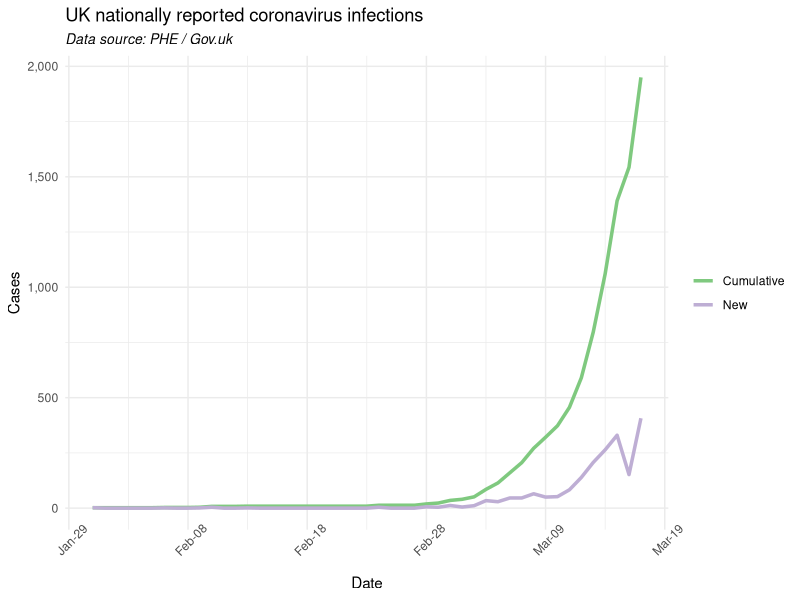

R code for this plot: (Note: this script raises an error after producing the figure.)

# Load packages
lapply(c("Cairo", "datapasta", "dplyr", "tsibble", "fable", "fabletools",
         "lubridate", "ggplot2", "tidyr", "scales"),
       require,
       character.only=TRUE)

# Set ggplot defaults
theme_set(
  theme_minimal() +
    theme(legend.position = "right",
          plot.subtitle = element_text(face = "italic"
                                       , family = "sans"
                                       , size=10))
)


# Import and format date, sources from gov.uk/. PHE site on 18/03/2020
cases <- read.csv("DailyConfirmedCases.csv", stringsAsFactors = FALSE)
colnames(cases) <- c("dt", "New", "Cumulative")
cases$dt <- as.Date(cases$dt, "%d/%m/%Y")

# Strip commas out of thousands (Excel, honestly...)
cases$Cumulative <- as.integer(gsub(",", "", cases$Cumulative))


# Quick plot of cases
cases %>% 
  pivot_longer(cols = -dt
               , values_to = "cases"
               , names_to = "type") %>% 
  ggplot(aes(x=dt, y=cases, col=factor(type)))+
  geom_line(size=1.2)+
  labs(title= "UK nationally reported coronavirus infections",
       subtitle = "Data source: PHE / Gov.uk",
       x = "Date", y = "Cases") +
  scale_color_brewer(type="qual")+
  scale_y_continuous(label = comma)+
  scale_x_date(date_breaks = "10 day", date_labels = "%b-%d")+
  theme(axis.text.x = element_text(angle = 45),
        legend.title = element_blank())


# Now try with tsibble and fable

cases_ts <- as_tsibble(cases)

cases_ts %>% autoplot()


cases_ts_fit <- cases_ts %>% 
  model( mean = MEAN(New)
         , naive = NAIVE(New)
         , snaive = SNAIVE(New, lag="day")
         , drift = RW(New ~ drift())
  )

cases_ts_fit %>% glance()
cases_ts_fit


cases_ts_forcast12d <- cases_ts_fit %>% 
  forecast(h = "12 days")

# Plot
cases_ts_forcast12d %>% autoplot()
